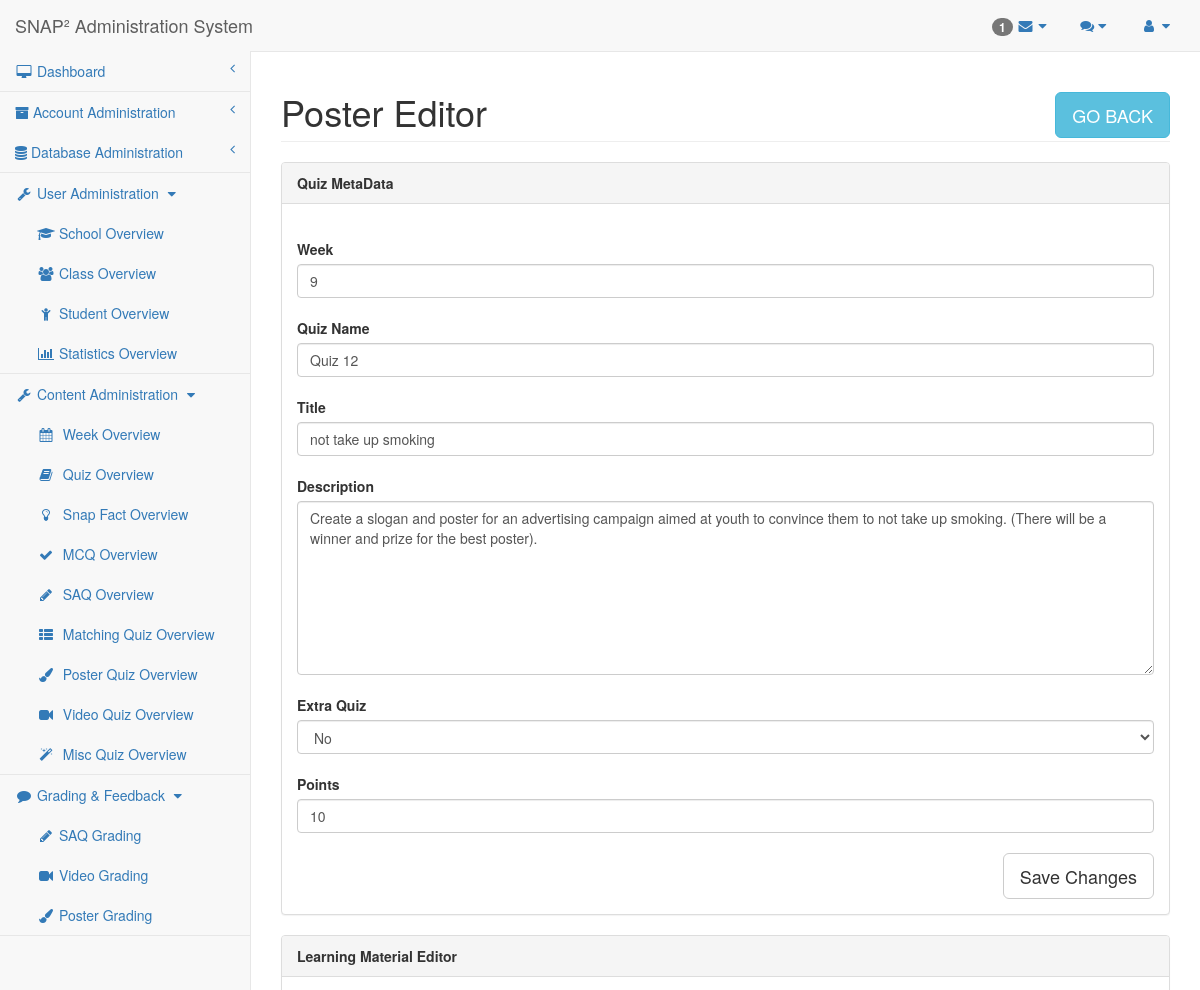
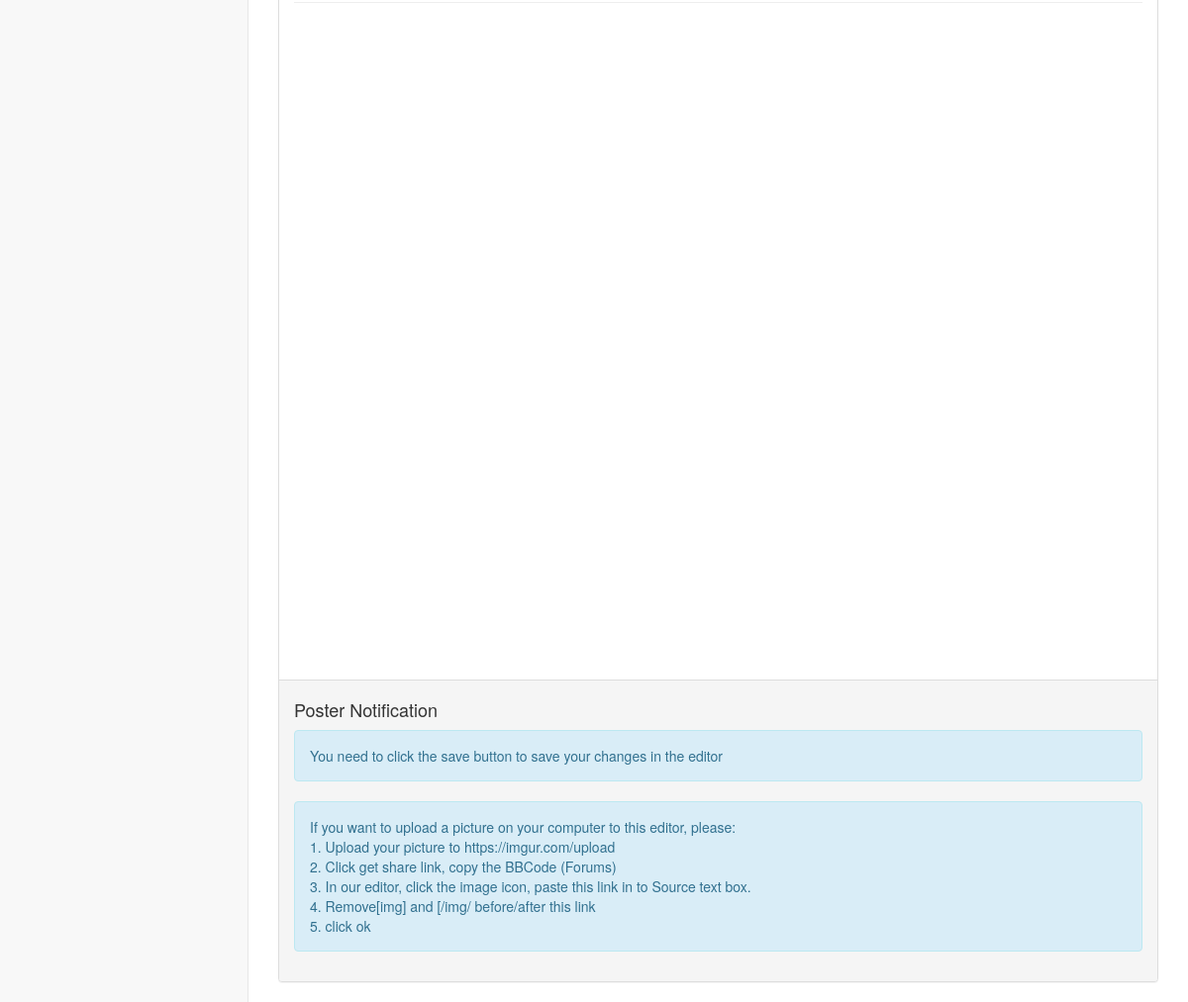
The app's page /researcher/poster-editor.php?quizID=22 (signed in) with its own data (2 pictures, top to bottom).
### tables this page shows
CREATE TABLE `poster_section` (
  `QuizID` mediumint(9) NOT NULL DEFAULT 0,
  `Title` text DEFAULT NULL,
  `Description` text DEFAULT NULL,
  `Points` mediumint(9) DEFAULT NULL,
  PRIMARY KEY (`QuizID`),
  CONSTRAINT `Poster_Section_QuizID_FK` FOREIGN KEY (`QuizID`) REFERENCES `quiz` (`QuizID`) ON DELETE CASCADE ON UPDATE CASCADE
);

CREATE TABLE `quiz` (
  `QuizID` mediumint(9) NOT NULL AUTO_INCREMENT,
  `Week` mediumint(9) DEFAULT NULL,
  `QuizType` enum('SAQ','MCQ','Matching','Poster','Misc') DEFAULT NULL,
  `ExtraQuiz` tinyint(1) DEFAULT 0,
  `TopicID` mediumint(9) DEFAULT NULL,
  `QuizName` text DEFAULT NULL,
  PRIMARY KEY (`QuizID`),
  KEY `Quiz_TopicID_FK` (`TopicID`),
  CONSTRAINT `Quiz_TopicID_FK` FOREIGN KEY (`TopicID`) REFERENCES `topic` (`TopicID`) ON DELETE CASCADE ON UPDATE CASCADE
);

### researcher/researcher-lib.php (called while the page is built, shortened)
<?php
require_once("../mysql-lib.php");
$pageName = basename($_SERVER['SCRIPT_FILENAME'], '.php');
$pageNameForView = getPageNameForView($pageName);
function getPageNameForView($pageName)
{
    $pageNameForView = str_replace('-', ' ', str_replace('editor', '', $pageName));
    $pageNameForView = str_replace('mcq', 'Multiple Choice Quiz', $pageNameForView);
    return ucwords($pageNameForView);
}
?>

### mysql-lib.php (called while the page is built, shortened)
<?php
function getPosterQuiz(PDO $conn, $quizID)
{
    return getRecord($conn, $quizID, "Poster_Section", array("Quiz", "Topic"));
}
function getTablePK(PDO $conn, $tableName)
{
    $tableSql = "SHOW KEYS FROM $tableName WHERE Key_name = 'PRIMARY'";
    $tableQuery = $conn->prepare($tableSql);
    $tableQuery->execute();
    $tableResult = $tableQuery->fetchAll(PDO::FETCH_OBJ);
    $tablePK = $tableResult[0]->Column_name;
    return $tablePK;
}
function getRecord(PDO $conn, $recordID, $tableName, array $joinTables = null)
{
    $tablePK = getTablePK($conn, $tableName);
    $tableSql = "SELECT COUNT(*)
				 FROM $tableName
				 WHERE $tablePK = ?";
    $tableQuery = $conn->prepare($tableSql);
    $tableQuery->execute(array($recordID));
    $tableSql = "SELECT * FROM $tableName";
    if ($joinTables != null) {
        foreach ($joinTables as $joinTable) {
            $tableSql .= " NATURAL JOIN " . $joinTable;
        }
    }
    $tableSql .= " WHERE $tablePK = ?";
    $tableQuery = $conn->prepare($tableSql);
    $tableQuery->execute(array($recordID));
    $tableResult = $tableQuery->fetch(PDO::FETCH_OBJ);
    return $tableResult;
}

### researcher/poster-editor.php (the view, shortened to what this page needs)
<?php
require_once("../mysql-lib.php");
require_once("researcher-lib.php");
try {
    $conn = db_connect();
} catch (Exception $e) {
    debug_err($e);
}
try {
    if (isset($_GET['quizID'])) {
        $quizID = $_GET['quizID'];
        $quizResult = getPosterQuiz($conn, $quizID);
        $phpSelf = $pageName . '.php?quizID=' . $quizID;
    }
} catch (Exception $e) {
    debug_err($e);
}
?>
<!DOCTYPE html>
<html lang="en">
<?php require_once('header-lib.php'); ?>
<body>
<div id="wrapper">
    <?php require_once('navigation.php'); ?>
    <div id="page-wrapper">
        <div class="row">
            <div class="col-lg-12">
                <h1 class="page-header"><?php echo $pageNameForView; ?> Editor
                    <button type="button" class="btn btn-lg btn-info pull-right"
                            onclick="goBack()">GO BACK
                    </button>
                </h1>
            </div>
        </div>
        <div class="row">
            <div class="col-lg-12">
                <div class="panel panel-default">
                    <div class="panel-heading">
                        Quiz MetaData
                    </div>
                    <div class="panel-body">
                        <form id="metadata-submission" method="post" action="<?php echo $phpSelf; ?>" name="quizEditor">
                            <br>
                            <label for="week">Week</label>
                            <input type="text" class="form-control" id="week" name="week"
                                   placeholder="Input Week Number" value="<?php echo $quizResult->Week; ?>">
                            <br>
                            <label for="QuizName">Quiz Name</label>
                            <input type="text" class="form-control" id="QuizName" name="QuizName"
                                   placeholder="Input Quiz Name" value="<?php echo $quizResult->QuizName; ?>">
                            <br>
                            <label for="title">Title</label>
                            <input type="text" class="form-control" id="title" name="title"
                                   placeholder="Input Title"
                                   value="<?php echo $quizResult->Title; ?>"
                                   required>
                            <br>
                            <label for="description">Description</label>
                            <textarea class="form-control" id="description" name="description"
                                      placeholder="Input Description"
                                      rows="8"
                                      required><?php echo $quizResult->Description; ?>
                                </textarea>
                            <br>
                            <label for='ExtraQuiz'>Extra Quiz</label>
                            <select class="form-control" id="ExtraQuiz" form="metadata-submission" name="ExtraQuiz"
                                    required>
                                <option value="0" <?php if ($quizResult->ExtraQuiz == 0) echo 'selected';?> >No</option>
                            </select>
                            <br>
                            <label for="points">Points</label>
                            <input type="text" class="form-control" id="points" name="points" placeholder="0"
                                   value="<?php echo $quizResult->Points; ?>" required>
                            <br>
                        </form>
                        <button type="button" class="btn btn-default btn-lg text-center pull-right" id="metadata-save">Save Changes</button>
                    </div>
                </div>
                <?php require_once('learning-material-editor-iframe.php'); ?>
            </div>
        </div>
    </div>
</div>
<?php require_once('sb-admin-lib.php'); ?>
</body>
</html>

### sb-admin/css/sb-admin-2.css (style rules this page uses)
body { background-color: #f8f8f8; }
#wrapper { width: 100%; }
#page-wrapper { padding: 0 15px; min-height: 568px; background-color: #fff; }
@media (min-width:768px) { #page-wrapper { position: inherit; margin: 0 0 0 250px; padding: 0 30px; border-left: 1px solid #e7e7e7; } }

### researcher/header-lib.php (style rules this page uses)
.panel-heading { font-weight: bold; }

### records on screen
poster_section: week "9", QuizName "Quiz 12", title "not take up smoking", description "Create a slogan and poster for an advertising campaign aimed at youth to convince them to not take up smoking. (There will be a winner and prize for the best poster).", points "10"
quiz: ExtraQuiz "No"

### other values on screen
count($unreadComments) "1"
$userAdminPageArr[$i] "School"
$userAdminPageArr[$i] "Class"
$userAdminPageArr[$i] "Student"
$userAdminPageArr[$i] "Statistics"
$contentAdminPageArr[$i] "Week"
$contentAdminPageArr[$i] "Quiz"
$contentAdminPageArr[$i] "Snap Fact"
$contentAdminPageArr[$i] "MCQ"
$contentAdminPageArr[$i] "SAQ"
$contentAdminPageArr[$i] "Matching"
$contentAdminPageArr[$i] "Poster"
$contentAdminPageArr[$i] "Video"
$contentAdminPageArr[$i] "Misc"
$gradingPageArr[$i] "SAQ Grading"
